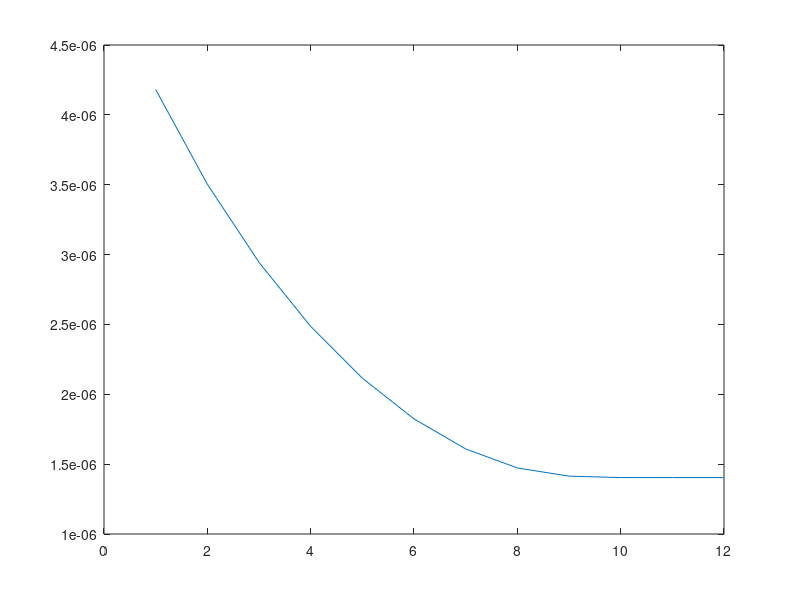

This chart was generated by the following MATLAB code:
f = @(x)x^6-x^4-x^3-1;
f1 =@(x)6*x^5-4*x^3-3*x^2;
prev_val = 0;
next_val = 0;
x1 = 0;
x0 = input('1st Input : ');
approx_error = 9999;
n = 1;
while(approx_error > 0.00005)
prev_val = x1;

x1 = x0 - (f(x0)/f1(x0));
x1 = floor(x1*10^6);
x1 = x1/10^6;
arr1(n) = x1/10^6;
next_val = x1;

n = n + 1;
approx_error = (next_val-prev_val)/(next_val);
approx_error = abs(approx_error*100);
arr(n) = approx_error;
x0 = x1;
end
disp(x1/10^6);
disp(n);
plot(arr1);